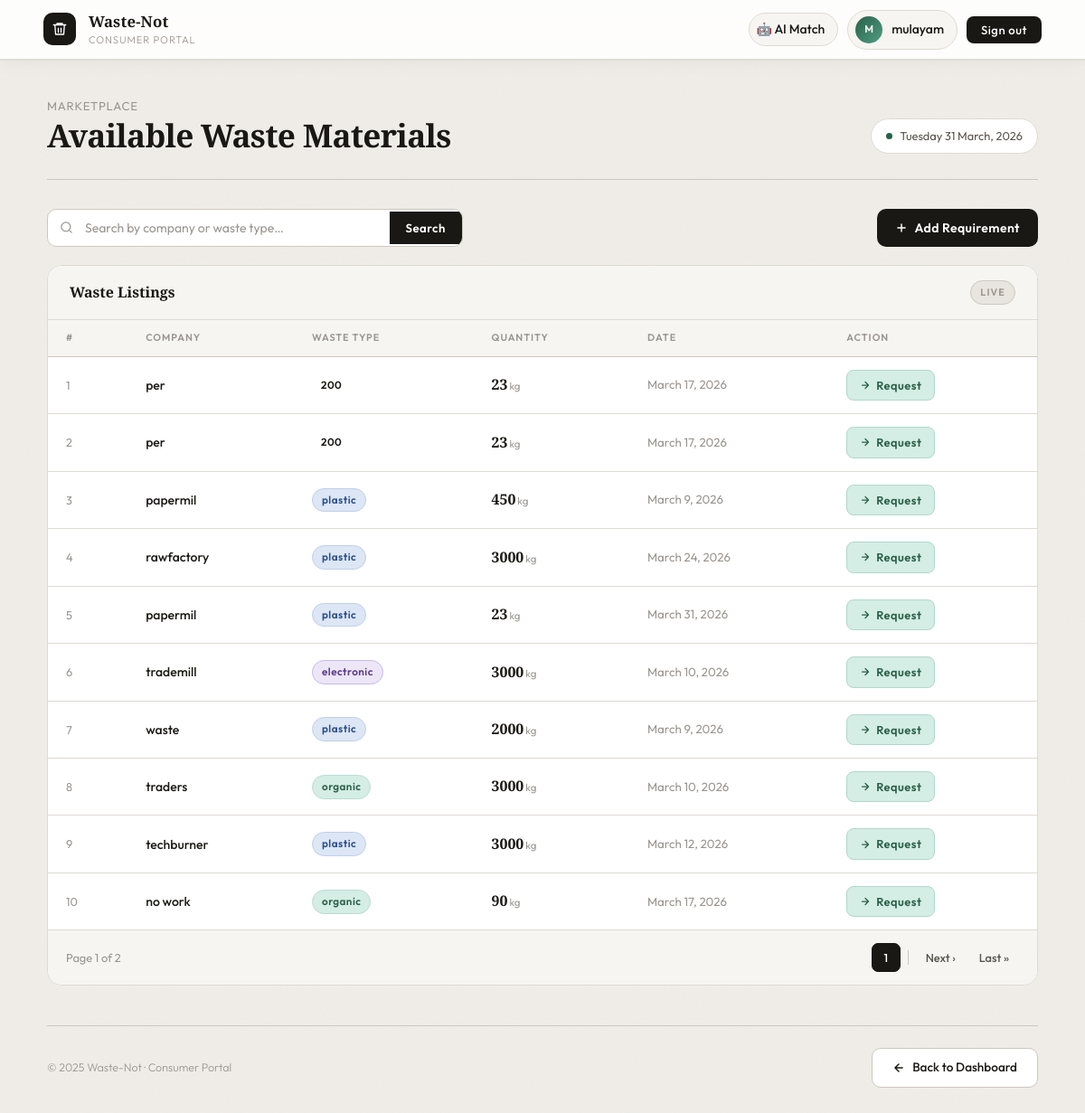
/consumer/ (signed in), run on the app's committed database.
### users/models.py (models this page shows)
class User(AbstractUser):
    ROLE_CHOICES = (
        ('producer','Producer'),
        ('consumer','Consumer')
    )
    role = models.CharField(max_length=20, choices=ROLE_CHOICES)

### wasteapp/models.py (models this page shows, shortened)
class Waste(models.Model):
    producer = models.ForeignKey(settings.AUTH_USER_MODEL, on_delete=models.CASCADE)
    company      = models.CharField(max_length=200, default="Unknown Company")
    waste_type   = models.CharField(max_length=100)
    quantity     = models.IntegerField()
    date         = models.DateField(default=timezone.now)
    location     = models.CharField(max_length=100)
    status = models.CharField(
        max_length=20,
        choices=[
            ('produced',  'Produced'),
            ('listed',    'Listed'),
            ('consumed',  'Consumed'),
            ('recycled',  'Recycled'),
        ],
        default='produced'
    )
    description = models.TextField(blank=True)
    created_at  = models.DateTimeField(auto_now_add=True)

### wasteapp/views.py (the view)
# urls.py: path('consumer/',         views.consumer_page,  name="consumer_page"),
@login_required(login_url="login")
@consumer_required
def consumer_page(request):
    search_query = request.GET.get("search", "")
    waste_data = Waste.objects.filter(status="produced", quantity__gt=0)
    if search_query:
        waste_data = waste_data.filter(
            Q(company__icontains=search_query)
            | Q(waste_type__icontains=search_query)
        )
    paginator = Paginator(waste_data, 10)
    page_number = request.GET.get("page")
    page_obj = paginator.get_page(page_number)
    return render(
        request,
        "consumer.html",
        {"data": page_obj, "search_query": search_query},
    )

### wasteapp/templates/consumer.html (shortened to what this page needs)
<!DOCTYPE html>
<html lang="en">
<head>
</head>
<body>
<nav class="navbar">
  <div class="nav-brand">
    <div class="brand-mark">
      <svg viewBox="0 0 24 24">
        <path d="M3 6h18M8 6V4h8v2M19 6l-1 14H6L5 6"/>
        <path d="M10 11v6M14 11v6"/>
      </svg>
    </div>
    <div>
      <div class="brand-name">Waste-Not</div>
      <div class="brand-sub">Consumer Portal</div>
    </div>
  </div>
  <div class="nav-right">
    <a href="/smart-match/" class="nav-pill">
    🤖 AI Match
  </a>
    <a href="{% url 'profile' %}" class="nav-pill">
      <div class="avatar">{{ request.user.username|slice:":1"|upper }}</div>
      <span>{{ request.user.username }}</span>
    </a>
    <form method="POST" action="{% url 'logout' %}" style="display:inline;">
      <button class="btn-logout" type="submit">Sign out</button>
    </form>
  </div>
</nav>
<div class="main">
  <div class="page-header">
    <div class="page-title">
      <span>Marketplace</span>
      Available Waste Materials
    </div>
    <div class="date-chip">
      <div class="dot-live"></div>
      <span id="liveDate">Loading…</span>
    </div>
  </div>
  <div class="toolbar">
    <form method="GET" class="search-form">
      <div class="search-icon">
        <svg width="15" height="15" viewBox="0 0 24 24" fill="none" stroke="currentColor" stroke-width="2" stroke-linecap="round"><circle cx="11" cy="11" r="8"/><path d="M21 21l-4.35-4.35"/></svg>
      </div>
      <input
        class="search-input"
        type="text"
        name="search"
        placeholder="Search by company or waste type…"
        value="{{ search_query }}"
      >
      <button type="submit" class="btn-search">Search</button>
    </form>
    <a href="{% url 'add_requirement' %}" class="btn-requirement">
      <svg width="14" height="14" viewBox="0 0 24 24" fill="none" stroke="currentColor" stroke-width="2.5" stroke-linecap="round"><path d="M12 5v14M5 12h14"/></svg>
      Add Requirement
    </a>
  </div>
  <div class="card">
    <div class="card-head">
      <div class="card-title">Waste Listings</div>
      <div class="card-meta">
        <div class="card-tag">Live</div>
      </div>
    </div>
    <div class="table-scroll">
      <table>
        <thead>
          <tr>
            <th>#</th>
            <th>Company</th>
            <th>Waste Type</th>
            <th>Quantity</th>
            <th>Date</th>
            <th>Action</th>
          </tr>
        </thead>
        <tbody>
          {% for i in data %}
          <tr>
            <td style="color:var(--ink3); font-size:0.8rem;">{{ forloop.counter }}</td>
            <td style="font-weight:500;">{{ i.company }}</td>
            <td>
              <span class="badge badge-{{ i.waste_type|lower }}">{{ i.waste_type }}</span>
            </td>
            <td>
              <span class="qty-val">{{ i.quantity }}</span><span class="qty-unit">kg</span>
            </td>
            <td style="color:var(--ink3); font-size:0.83rem;">{{ i.date }}</td>
            <td>
              <a href="{% url 'request' i.id %}" class="btn-request">
                <svg width="12" height="12" viewBox="0 0 24 24" fill="none" stroke="currentColor" stroke-width="2.5" stroke-linecap="round" stroke-linejoin="round"><path d="M5 12h14M12 5l7 7-7 7"/></svg>
                Request
              </a>
            </td>
          </tr>
          {% endfor %}
        </tbody>
      </table>
    </div>
    {% if data.has_previous or data.has_next %}
    <div class="pagination-bar">
      <div class="page-info">
        Page {{ data.number }} of {{ data.paginator.num_pages }}
      </div>
      <div class="page-links">
        <span class="page-btn active">{{ data.number }}</span>
        {% if data.has_next %}
          <a class="page-btn" href="?page={{ data.next_page_number }}&search={{ search_query }}">Next ›</a>
          <a class="page-btn" href="?page={{ data.paginator.num_pages }}&search={{ search_query }}">Last »</a>
        {% endif %}
      </div>
    </div>
    {% endif %}
  </div>
  <div class="footer">
    <div class="footer-copy">© 2025 Waste-Not · Consumer Portal</div>
    <a href="{% url 'dashboard' %}" class="btn-back">
      <svg width="14" height="14" viewBox="0 0 24 24" fill="none" stroke="currentColor" stroke-width="2.5" stroke-linecap="round" stroke-linejoin="round"><path d="M19 12H5M12 19l-7-7 7-7"/></svg>
      Back to Dashboard
    </a>
  </div>
</div>
</body>
</html>

### data on the page
User: user.username "M", user.username "mulayam"
Waste: company "per", waste_type "200", quantity "23", date "March 17, 2026"
Waste: company "per", waste_type "200", quantity "23", date "March 17, 2026"
Waste: company "papermil", waste_type "plastic", quantity "450", date "March 9, 2026"
Waste: company "rawfactory", waste_type "plastic", quantity "3000", date "March 24, 2026"
Waste: company "papermil", waste_type "plastic", quantity "23", date "March 31, 2026"
Waste: company "trademill", waste_type "electronic", quantity "3000", date "March 10, 2026"
Waste: company "waste", waste_type "plastic", quantity "2000", date "March 9, 2026"
Waste: company "traders", waste_type "organic", quantity "3000", date "March 10, 2026"
Waste: company "techburner", waste_type "plastic", quantity "3000", date "March 12, 2026"
Waste: company "no work", waste_type "organic", quantity "90", date "March 17, 2026"

### other printed values
{{ data.number }} "1"
{{ data.paginator.num_pages }} "2"
